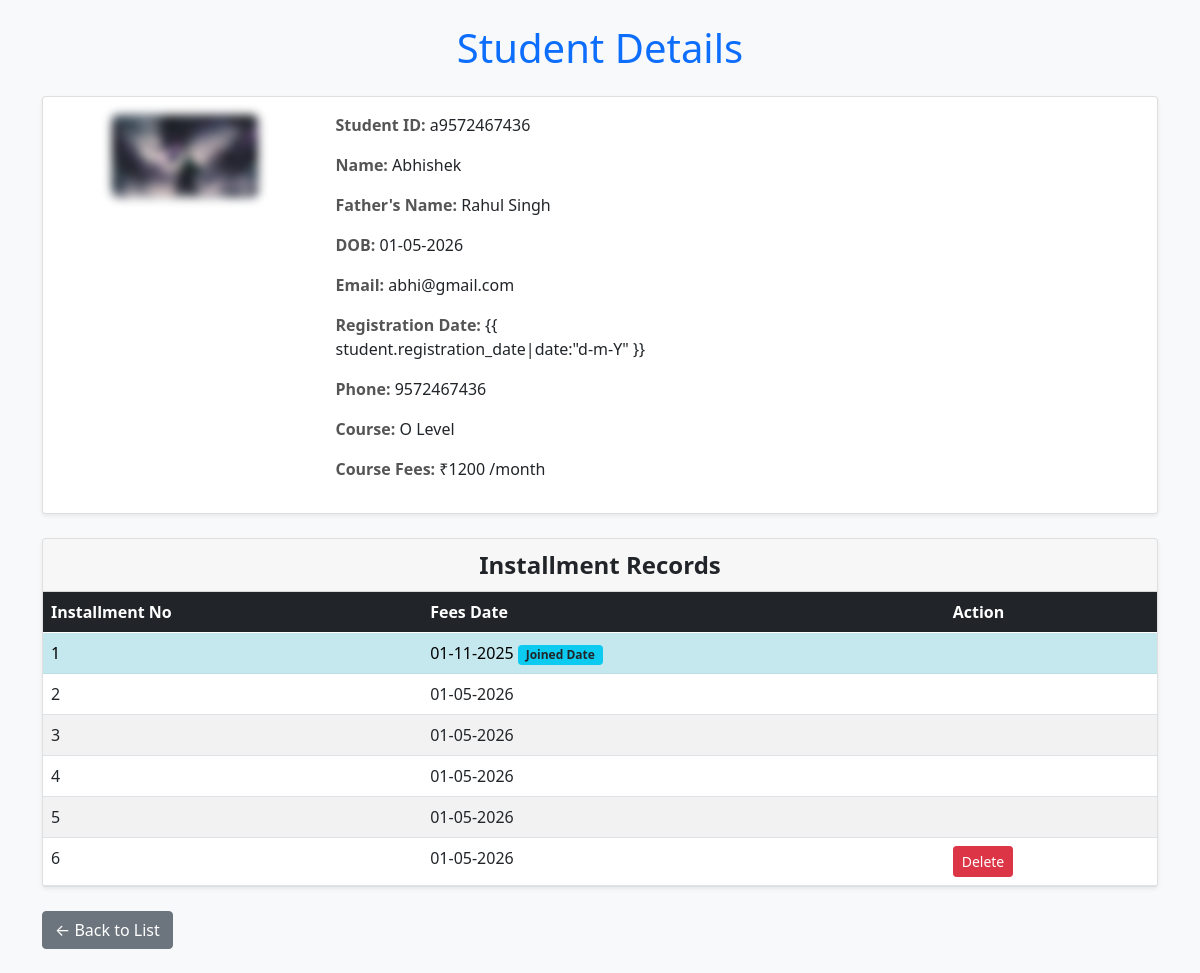
Screenshot of /student/13/ with the database file from the repository.
### fees/models.py (models this page shows, shortened)
class Student(models.Model):
    COURSE_NAME=[
        ('python','Python Full Stack '),
        ('wd','Web Development'),
        ('olevel','O Level'),
        ('adca','ADCA'),
        ('dca','dca'),
        ('dtp', 'DTP'),
        ('dcfa','dcfa'),
        ('ccc','ccc'),
        ('excel','excel'),
        ('tally','tally'),
        ('word','word'),
        ('typing','typing'),
    ]
    COURSE_FEES = {
        'python': 12000,
        'wd': 3000,
        'olevel': 1200,
        'adca':500,
        'dca':500,
        'dtp':500,
        'dcfa':500,
        'ccc':800,
        'excel':1000,
        'tally':1000,
        'word':1000,
        'typing':400,
    }
    student_name=models.CharField(max_length=100)
    father_name=models.CharField(max_length=100)
    dob=models.DateField(blank=False)
    email=models.EmailField(max_length=50,unique=True)
    registration_date=models.DateField(auto_now_add=True,blank=False)
    phone_number=models.CharField(max_length=10)
    Student_id=models.CharField(max_length=100,unique=True)
    fees_date=models.DateField(blank=False)
    course_name=models.CharField(max_length=50,choices=COURSE_NAME)
    course_fees=models.CharField()
    installment_no=models.CharField(max_length=12)
    student_img=models.ImageField(
    upload_to='student_photo/',
    blank=True,
    null=True
)

class Installment(models.Model):
    student = models.ForeignKey(Student, on_delete=models.CASCADE, related_name='installments')
    installment_no = models.PositiveIntegerField()
    fees_date = models.DateField()

### fees/views.py (the view)
# urls.py: path('student/<int:pk>/', views.student_detail, name='student_detail'),
def student_detail(request, pk):
    student = get_object_or_404(Student, pk=pk)
    installments = student.installments.all().order_by('installment_no')
    max_installment = installments.order_by('-installment_no').first()
    return render(request, 'details.html', {
        'student': student,
        'installments': installments,
        'max_installment': max_installment
    })

### templates/details.html (shortened to what this page needs)
{% load static %}
<!DOCTYPE html>
<html lang="en">
<head>
    <link rel="stylesheet" href="{% static 'css/bootstrap.css' %}">
</head>
</head>
<body class="bg-light">
    <div class="container py-4">
        <h1 class="mb-4 text-primary text-center"> Student Details</h1>
        <div class="card shadow-sm mb-4">
            <div class="card-body">
                <div class="row g-4">
                    <div class="col-md-3 text-center">
                        <img src="{{ student.student_img.url }}" alt="Student Photo" class="student-photo"
                            style="filter: blur(5px);">
                    </div>
                    <div class="col-md-4">
                        <p><span class="info-label">Student ID:</span> {{ student.Student_id }}</p>
                        <p><span class="info-label">Name:</span> {{ student.student_name|title }}</p>
                        <p><span class="info-label">Father's Name:</span> {{ student.father_name|title }}</p>
                        <p><span class="info-label">DOB:</span> {{ student.dob|date:"d-m-Y" }}</p>
                        <p><span class="info-label">Email:</span> {{ student.email }}</p>
                        <p><span class="info-label">Registration Date:</span> {{ student.registration_date|date:"d-m-Y"
                            }}</p>
                        <p><span class="info-label">Phone:</span> {{ student.phone_number }}</p>
                        <p><span class="info-label">Course:</span> {{ student.get_course_name_display|title }}</p>
                        <p><span class="info-label">Course Fees:</span> ₹{{ student.course_fees }} /month</p>
                    </div>
                </div>
            </div>
        </div>
        <div class="card shadow-sm">
            <div class="card-header text-center" style="font-size: 1.5rem; font-weight: bold;">
                Installment Records
            </div>
            <div class="card-body p-0">
                <table class="table table-striped table-hover mb-0">
                    <thead class="table-dark">
                        <tr>
                            <th>Installment No</th>
                            <th>Fees Date</th>
                            <th>Action</th>
                        </tr>
                    </thead>
                    <tbody>
                        {% for inst in installments %}
                        <tr {% if forloop.first %} class="table-info" {% endif %}>
                            <td>{{ inst.installment_no }}</td>
                            <td>
                                {{ inst.fees_date|date:"d-m-Y" }}
                                {% if forloop.first %}
                                <span class="badge bg-info text-dark">Joined Date</span>
                                {% endif %}
                            </td>
                            <td>
                                {% if inst.id == max_installment.id %}
                                <button class="btn btn-danger btn-sm"
                                    onclick="deleteInstallment({{ inst.id }})">Delete</button>
                                {% endif %}
                            </td>
                        </tr>
                        {% empty %}
                        <tr>
                            <td colspan="3" class="text-center text-muted">No installment records found</td>
                        </tr>
                        {% endfor %}
                    </tbody>
                </table>
            </div>
        </div>
        <div class="mt-4">
            <a href="{% url 'defaulter' %}" class="btn btn-secondary">← Back to List</a>
        </div>
    </div>
</body>
</html>

### templates/details.html (style rules this page uses)
.student-photo { max-width: 150px; height: auto; border-radius: 8px; border: 2px solid #ddd; }
.info-label { font-weight: bold; color: #555; }

### rows the page displays
Student: student_img (picture), Student_id "a9572467436", student_name "Abhishek", father_name "Rahul Singh", dob "01-05-2026", email "abhi@gmail.com", phone_number "9572467436", course_name "O Level", course_fees "1200"
Installment: installment_no "1", fees_date "01-11-2025", shows "Joined Date"
Installment: installment_no "2", fees_date "01-05-2026"
Installment: installment_no "3", fees_date "01-05-2026"
Installment: installment_no "4", fees_date "01-05-2026"
Installment: installment_no "5", fees_date "01-05-2026"
Installment: installment_no "6", fees_date "01-05-2026"
